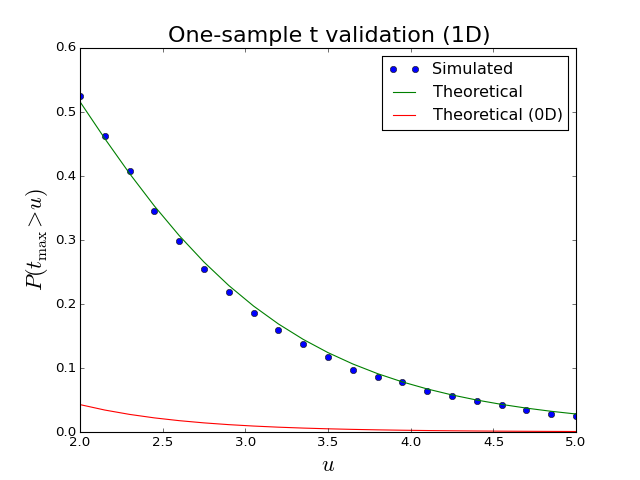

The Python source for this figure:

import numpy as np
from matplotlib import pyplot
import rft1d



#(0) Set parameters:
np.random.seed(123456789)
nResponses  = 8
nIterations = 2000
nNodes      = 101
FWHM        = 10.0
### derived parameters:
df          = nResponses-1
sqrtN       = np.sqrt(nResponses)


#(1) Generate Gaussian 1D fields, compute test stat, store field maximum:
T           = []
generator   = rft1d.random.Generator1D(nResponses, nNodes, FWHM)
for i in range(nIterations):
	y       = generator.generate_sample()
	t       = y.mean(axis=0) / y.std(ddof=1, axis=0) * sqrtN
	T.append( t.max() )
T           = np.asarray(T)


#(2) Survival functions:
heights     = np.linspace(2, 5, 21)
sf          = np.array(  [ (T>h).mean()  for h in heights]  )
sfE         = rft1d.t.sf(heights, df, nNodes, FWHM)  #theoretical
sf0D        = rft1d.t.sf0d(heights, df) #theoretical (0D)


#(3) Plot results:
pyplot.close('all')
ax          = pyplot.axes()
ax.plot(heights, sf,   'o',  label='Simulated')
ax.plot(heights, sfE,  '-',  label='Theoretical')
ax.plot(heights, sf0D, 'r-', label='Theoretical (0D)')
ax.set_xlabel('$u$', size=20)
ax.set_ylabel('$P (t_\mathrm{max} > u)$', size=20)
ax.legend()
ax.set_title('One-sample t validation (1D)', size=20)
# pyplot.show()
